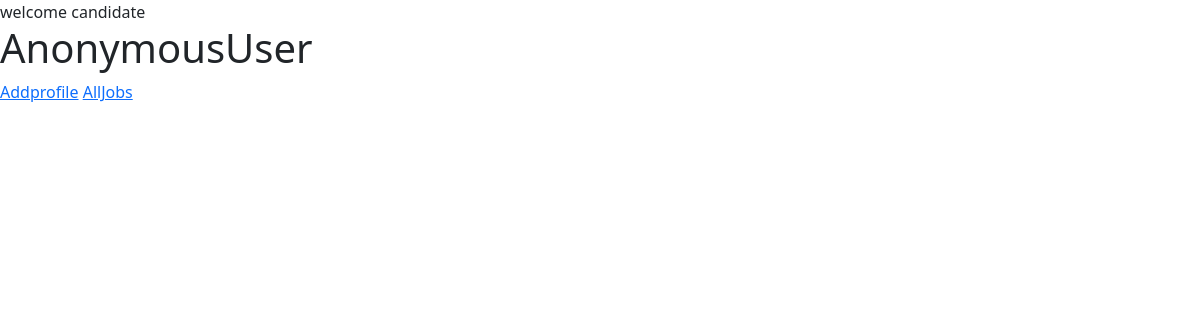
The page /candidates/home on the database as committed earlier.
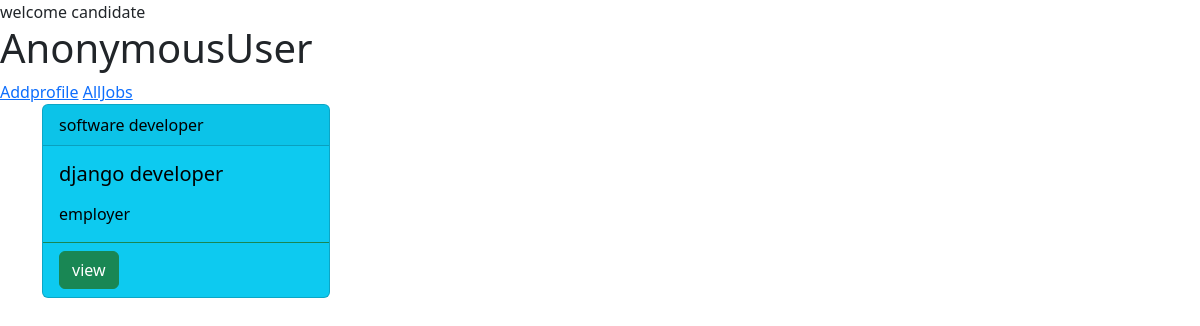
The same page on the database as committed later.
### employer/models.py (models this page shows, shortened)
class Jobs(models.Model):
    posted_by=models.ForeignKey(User,on_delete=models.CASCADE,related_name="company")
    job_title=models.CharField(max_length=120)
    job_description=models.TextField()
    role=models.CharField(max_length=120)
    experience=models.PositiveIntegerField(default=0)
    location=models.CharField(max_length=120)
    salary=models.PositiveIntegerField()
    created_date=models.DateField(auto_now_add=True)
    last_date=models.DateField(null=True)
    qulaification=models.CharField(max_length=120,null=True)

### users/models.py (models this page shows, shortened)
class User(AbstractUser):
    phone=models.CharField(max_length=12)
    options=(
        ("employer","employer"),
        ("candidate","candidate")
    )
    role=models.CharField(max_length=12,choices=options,default="candidate")

### candidate/views.py (the view)
# urls.py: path("home",views.CandidateHomeView.as_view(),name="cand-home"),
class CandidateHomeView(TemplateView):
    template_name = "cand-home.html"
    def get_context_data(self, **kwargs):
        context=super().get_context_data(**kwargs)
        qs=Jobs.objects.all()
        context["jobs"]=qs
        return context

### candidate/templates/cand-home.html (shortened to what this page needs)
<!DOCTYPE html>
<html lang="en">
<head>
    <link href="https://cdn.jsdelivr.net/npm/bootstrap@5.2.0-beta1/dist/css/bootstrap.min.css" rel="stylesheet"
>
</head>
<body>
welcome candidate <h1>{{request.user}}</h1>
{%if request.user.candidates%}
<a href="">view proile</a>
{%else%}
<a href="{%url 'cand-addprofile'%}">Addprofile</a>
{%endif%}
<a href="">AllJobs</a>
<div class="container">
    <div class="row">
        {%for job in jobs%}
        <div class="col-4">
            <div class="card text-bg-info mb-3" style="max-width: 18rem;">
                <div class="card-header">{{job.job_title}}</div>
                <div class="card-body">
                    <h5 class="card-title">{{job.role}}</h5>
                    <p class="card-text">{{job.posted_by.username}}</p>
                </div>
                 <div class="card-footer bg-transparent border-success"><a href="" class="btn btn-success">view</a></div>
            </div>
        </div>
        {%endfor%}
    </div>
</div>
</body>
</html>

Rows that differ between the two databases and show on the page:
added Jobs: job_title "software developer", role "django developer", posted_by.username "employer"
